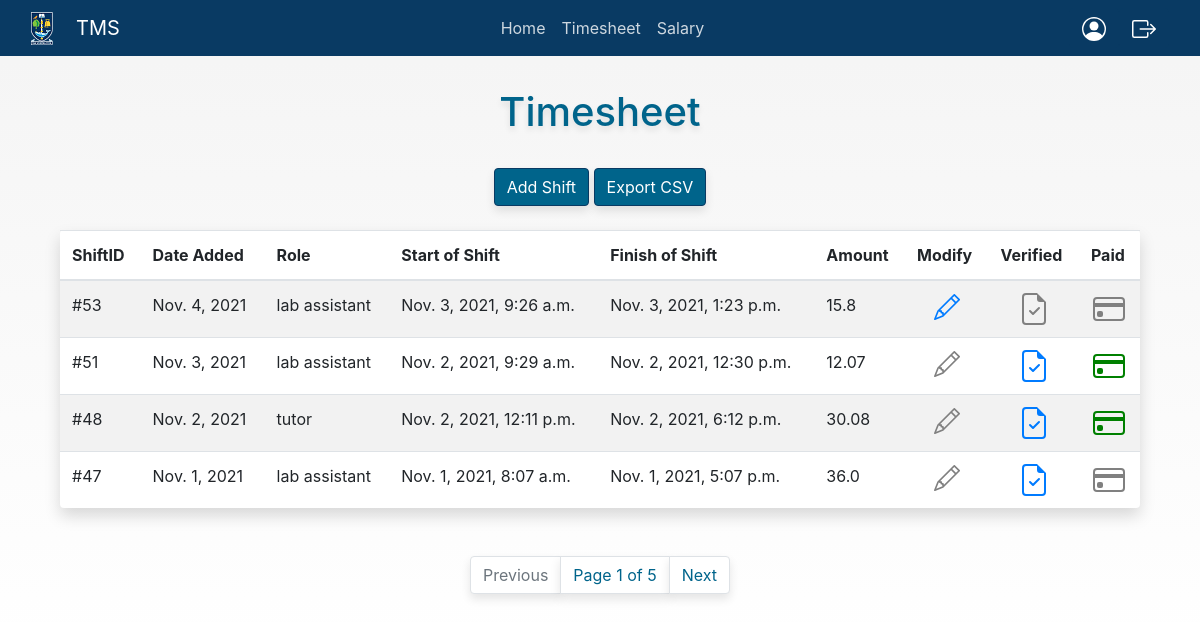
The page /shifts (signed in) on the database as committed earlier.
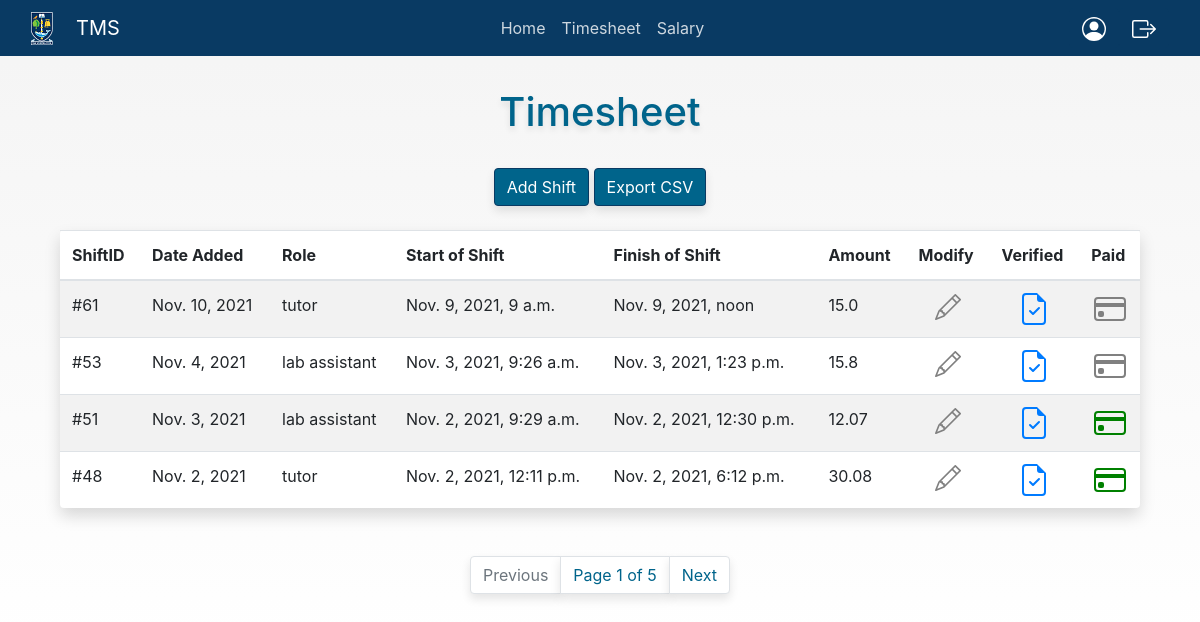
The same page on the database as committed later.
### timesheet/models.py (models this page shows, shortened)
class Shift(models.Model):
    studentID = models.ForeignKey(User, blank=True, null=True, on_delete=models.CASCADE)
    date = models.DateTimeField('Date added', auto_now_add=True)
    role = models.ForeignKey(Roles, null=True, on_delete=models.SET_NULL)
    startHour = models.DateTimeField('Time started working')
    endHour = models.DateTimeField('Time finished working')
    verified = models.BooleanField(default=False)
    paid = models.BooleanField(default=False)
    def payment(self):
        time = self.endHour - self.startHour                                 #calculate time working
        payment = round(self.role.hourlyPay * time.seconds / 60 / 60,2)      #hourlyPay * hours worked, rounded for 2 demicals
        return payment

class Roles(models.Model):
    name = models.CharField('Type of role', max_length=120)
    hourlyPay = models.IntegerField('Payment per hour for a role')
    def __str__(self):
        return self.name

### timesheet/views.py (the view, shortened to what this page needs)
# urls.py: path('shifts', views.shifts, name="shifts"),
def shifts(request):
    shifts = Shift.objects.all().order_by('-date')
    userTitle = str(request.user.userprofile.title)
    if userTitle == 'Student':
        userid = request.user.id
        p = Paginator(Shift.objects.filter(studentID=userid).order_by('-date'),4)   #filter User's shifts only
        page = request.GET.get('page')
        shiftsPerPage = p.get_page(page)
        return render(request, 'timesheet/shifts.html', {
            'shiftsPerPage': shiftsPerPage,
            })

### members/models.py (called while the page is built)
    def __str__(self):
        return self.name

### templates/timesheet/shifts.html (shortened to what this page needs)
<!DOCTYPE html>
{% extends 'timesheet/base.html' %}
{%  load static %}
    {% block content %}
    <center>
    <div class="container">
        <h1>Timesheet</h1>
            <br>
           <a class="btn btn-primary " href="{% url 'add-shift' %}" role="button">Add Shift</a> <a class="btn btn-primary" href="{% url 'shift-csv' %}" role="button">Export CSV</a>
        <br/> <br/>
        <table class="table table-striped shadow p-3 mb-5 bg-white rounded">
          <thead>
            <tr>
                <th scope="col">ShiftID</th>
                <th scope="col">Date Added</th>
                <th scope="col">Role</th>
                <th scope="col">Start of Shift</th>
                <th scope="col">Finish of Shift</th>
                <th scope="col">Amount</th>
                <th scope="col">Modify</th>
                <th scope="col">Verified</th>
                <th scope="col">Paid</th>
            </tr>
          </thead>
            {% for shift in shiftsPerPage %}
                {% if user == shift.studentID %}
                        <tr>
                            <td>
                            #{{ shift.id }}
                            </td>
                            <td>
                            {{ shift.date.date }}
                            </td>
                            <td>
                            {{ shift.role }}
                            </td>
                            <td>
                            {{ shift.startHour }}
                            </td>
                            <td>
                            {{ shift.endHour }}
                            </td>
                            <td>
                            {{ shift.payment }}
                            </td>
                            <td align="center">
                                <a href="{% url 'update-shift' shift.id %}">
                                </a>
                            </td>
                            <td align="center">
                                <a href="{% url 'verify-shift' shift.id %}">
                                </a>
                            </td>
                            <td align="center">
                                <a href="{% url 'pay-shift' shift.id %}">
                                </a>
                            </td>
                        </tr>
                {% endif %}
            {% endfor %}
        </table>
    </div>
   <nav aria-label="Page navigation example">
      <ul class="pagination justify-content-center">
        {% if shiftsPerPage.has_previous %}
            <li class="page-item"><a class="page-link" href="?page={{ shiftsPerPage.previous_page_number }}">Previous</a></li>
        {% else %}
            <li class="page-item disabled">
              <a class="page-link">Previous</a>
            </li>
        {% endif %}
          <li class="page-item"><a class="page-link" href="#">Page {{ shiftsPerPage.number }} of {{ shiftsPerPage.paginator.num_pages }}</a> </li>
        {% if shiftsPerPage.has_next %}
            <li class="page-item"><a class="page-link" href="?page={{ shiftsPerPage.next_page_number }}">Next</a></li>
        {% else %}
            <li class="page-item disabled">
              <a class="page-link">Previous</a>
            </li>
        {% endif %}
      </ul>
    </nav>
    <br/> <br/>
    </center>
    {% endblock %}

### templates/timesheet/base.html (shortened to what this page needs)
<!doctype html>
{% load staticfiles %}
<html lang="en">
  <head>
    <link rel="stylesheet" href="https://stackpath.bootstrapcdn.com/bootstrap/4.2.1/css/bootstrap.min.css">
    <link href="https://stackpath.bootstrapcdn.com/font-awesome/4.7.0/css/font-awesome.min.css" rel="stylesheet">
    <link rel="stylesheet" href="https://cdnjs.cloudflare.com/ajax/libs/tempusdominus-bootstrap-4/5.1.2/css/tempusdominus-bootstrap-4.min.css" />
    <link rel="stylesheet" href="{% static 'css/homepage.css' %}">
  </head>
  <body>
    {% include 'timesheet/navbar.html' %}
    <br/>
    <div class="container">
        {% block content %}
        {% endblock %}
    </div>
  </body>
</html>

### templates/timesheet/navbar.html (shortened to what this page needs)
<!DOCTYPE html>
{% load staticfiles %}
<head>
        <link rel="stylesheet" href="{% static 'css/navbar.css' %}">
</head>
<nav class="navbar navbar-expand-sm navbar-custom">
  <div class="container-fluid">
    <div class="logo"><img src="/static/images/logo.png" width=50% height=50%  /> </div>
    <a class="navbar-brand" href="{% url 'home' %}">TMS</a>
    <div class="collapse navbar-collapse" id="navbarMenu">
      <ul class="navbar-nav ml-auto">
        {% if user.is_authenticated %}
                <li class="nav-item"><a class="nav-link" aria-current="page" href="{% url 'home' %}">Home</a></li>
             {% if user.is_superuser %}
                <li class="nav-item"><a class="nav-link" aria-current="page" href="{% url 'user-list' %}">User List</a> </li>
                <li class="nav-item"> <a class="nav-link" aria-current="page" href="/admin">Admin Panel</a></li>
                <li class="nav-item"> <a class="nav-link" aria-current="page" href="{% url 'all-shifts' %}">All Shifts</a> </li>
             {% else %}
                 <li class="nav-item"><a class="nav-link" aria-current="page" href="{% url 'shifts' %}">Timesheet</a> </li>
                 <li class="nav-item"><a class="nav-link" aria-current="page" href="{% url 'salary' user.id %}">Salary</a></li>
             {% endif %}
        {% endif %}
      </ul>
      <ul class="navbar-nav ml-auto">
        {% if user.is_authenticated %}
             <li class="nav-item"><a class="btn btn-primary-nav" aria-current="page" href="{% url 'user-profile' user.id %}">
             </a> </li>
            <li class="nav-item"> <a class="btn btn-primary-nav" aria-current="page" href="{% url 'logout' %}">
            </a></li>
        {% endif %}
      </ul>
    </div>
  </div>
</nav>

### static/css/homepage.css (style rules this page uses)
.btn-primary { background-color: #00648b; border-color: #093a63; box-shadow: 0px 5px 10px rgba(0, 0, 0, 0.1); }
.pagination > li > a { background-color: white; color: #00648b; box-shadow: 0px 5px 10px rgba(0, 0, 0, 0.1); }
body { background-image: linear-gradient(#f4f4f4, #ffffff); }
h1 { color: #00648b; text-shadow: 0px 4px 6px rgba(0, 0, 0, 0.1);; }

### static/css/navbar.css (style rules this page uses)
.navbar-custom { background-color: #093a63; }
.navbar-custom .navbar-brand { color: rgba(255,255,255,1); }
.navbar-custom .navbar-nav .nav-link { color: rgba(255,255,255,.8); }
.btn-primary-nav { background-color: #093a63; border-color: #093a63; color: #fff }

Rows that differ between the two databases and show on the page:
no longer on this page (row unchanged): Shift: id "47", date "Nov. 1, 2021", role "lab assistant", startHour "Nov. 1, 2021, 8:07 a.m.", endHour "Nov. 1, 2021, 5:07 p.m.", payment "36.0", verified True (drawn), paid False (drawn)
added Shift: id "61", date "Nov. 10, 2021", role "tutor", startHour "Nov. 9, 2021, 9 a.m.", endHour "Nov. 9, 2021, noon", payment "15.0", verified True (drawn), paid False (drawn)
changed Shift "Nov. 4, 2021": verified False → True (drawn)
